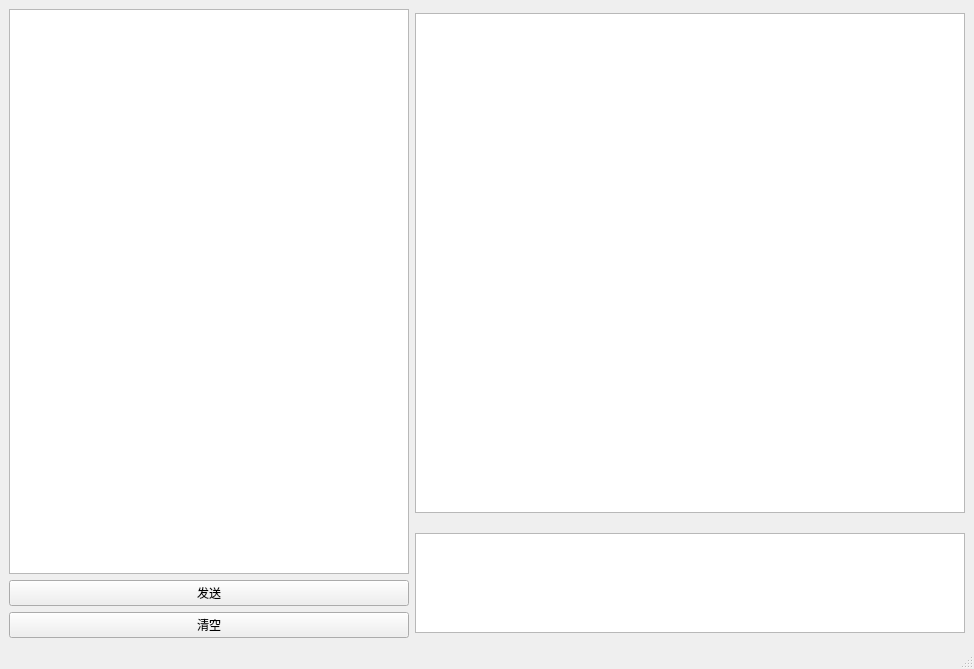
<?xml version="1.0" encoding="UTF-8"?>
<ui version="4.0">
 <class>chatroom</class>
 <widget class="QMainWindow" name="chatroom">
  <property name="geometry">
   <rect>
    <x>0</x>
    <y>0</y>
    <width>974</width>
    <height>669</height>
   </rect>
  </property>
  <property name="windowTitle">
   <string>MainWindow</string>
  </property>
  <widget class="QWidget" name="centralwidget">
   <layout class="QHBoxLayout" name="horizontalLayout_2">
    <item>
     <layout class="QVBoxLayout" name="verticalLayout_3">
      <item>
       <layout class="QGridLayout" name="gridLayout">
        <property name="sizeConstraint">
         <enum>QLayout::SetMinimumSize</enum>
        </property>
        <item row="0" column="0">
         <widget class="QListView" name="listView">
          <property name="maximumSize">
           <size>
            <width>400</width>
            <height>16777215</height>
           </size>
          </property>
         </widget>
        </item>
        <item row="1" column="0">
         <widget class="QPushButton" name="pushButton">
          <property name="maximumSize">
           <size>
            <width>400</width>
            <height>16777215</height>
           </size>
          </property>
          <property name="text">
           <string>发送</string>
          </property>
         </widget>
        </item>
        <item row="2" column="0">
         <widget class="QPushButton" name="pushButton_2">
          <property name="maximumSize">
           <size>
            <width>400</width>
            <height>16777215</height>
           </size>
          </property>
          <property name="text">
           <string>清空</string>
          </property>
         </widget>
        </item>
       </layout>
      </item>
     </layout>
    </item>
    <item>
     <layout class="QVBoxLayout" name="verticalLayout_2">
      <property name="sizeConstraint">
       <enum>QLayout::SetMaximumSize</enum>
      </property>
      <item>
       <widget class="QTextEdit" name="textEdit">
        <property name="enabled">
         <bool>true</bool>
        </property>
        <property name="sizePolicy">
         <sizepolicy hsizetype="Minimum" vsizetype="Expanding">
          <horstretch>0</horstretch>
          <verstretch>0</verstretch>
         </sizepolicy>
        </property>
        <property name="maximumSize">
         <size>
          <width>16777214</width>
          <height>500</height>
         </size>
        </property>
       </widget>
      </item>
      <item>
       <spacer name="verticalSpacer">
        <property name="orientation">
         <enum>Qt::Vertical</enum>
        </property>
        <property name="sizeType">
         <enum>QSizePolicy::Minimum</enum>
        </property>
        <property name="sizeHint" stdset="0">
         <size>
          <width>20</width>
          <height>10</height>
         </size>
        </property>
       </spacer>
      </item>
      <item>
       <widget class="QTextEdit" name="textEdit_2">
        <property name="maximumSize">
         <size>
          <width>16777215</width>
          <height>100</height>
         </size>
        </property>
       </widget>
      </item>
     </layout>
    </item>
   </layout>
  </widget>
  <widget class="QMenuBar" name="menubar">
   <property name="geometry">
    <rect>
     <x>0</x>
     <y>0</y>
     <width>974</width>
     <height>26</height>
    </rect>
   </property>
  </widget>
  <widget class="QStatusBar" name="statusbar"/>
 </widget>
 <resources/>
 <connections/>
</ui>
